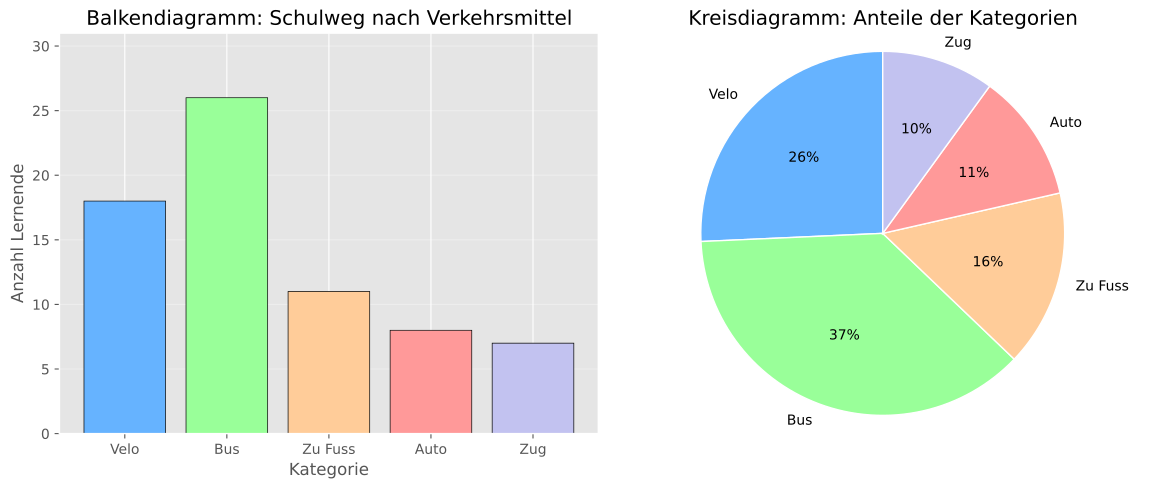

Python code for this plot:
import matplotlib.pyplot as plt
import os

# ggplot Stil verwenden
plt.style.use('ggplot')

# Beispieldaten: bevorzugtes Verkehrsmittel für den Schulweg
categories = ['Velo', 'Bus', 'Zu Fuss', 'Auto', 'Zug']
counts = [18, 26, 11, 8, 7]
colors = ['#66b3ff', '#99ff99', '#ffcc99', '#ff9999', '#c2c2f0']

fig, (ax1, ax2) = plt.subplots(1, 2, figsize=(12, 5))

# Balkendiagramm
ax1.bar(categories, counts, color=colors, edgecolor='black')
ax1.set_xlabel('Kategorie')
ax1.set_ylabel('Anzahl Lernende')
ax1.set_title('Balkendiagramm: Schulweg nach Verkehrsmittel')
ax1.grid(True, axis='y', alpha=0.3)
ax1.set_ylim(0, max(counts) + 5)

# Kreisdiagramm
ax2.pie(
    counts,
    labels=categories,
    autopct='%1.0f%%',
    startangle=90,
    colors=colors,
    wedgeprops={'edgecolor': 'white', 'linewidth': 1},
)
ax2.set_title('Kreisdiagramm: Anteile der Kategorien')
ax2.axis('equal')

plt.tight_layout()

# Pfad zum Speicherort der Python-Datei ermitteln
script_dir = os.path.dirname(os.path.abspath(__file__))
output_path = os.path.join(script_dir, 'plots_bar_pie.pdf')

# Als PDF exportieren
plt.savefig(output_path, format='pdf', bbox_inches='tight')
plt.close()

print(f"Balken- und Kreisdiagramm wurden als {output_path} exportiert")
